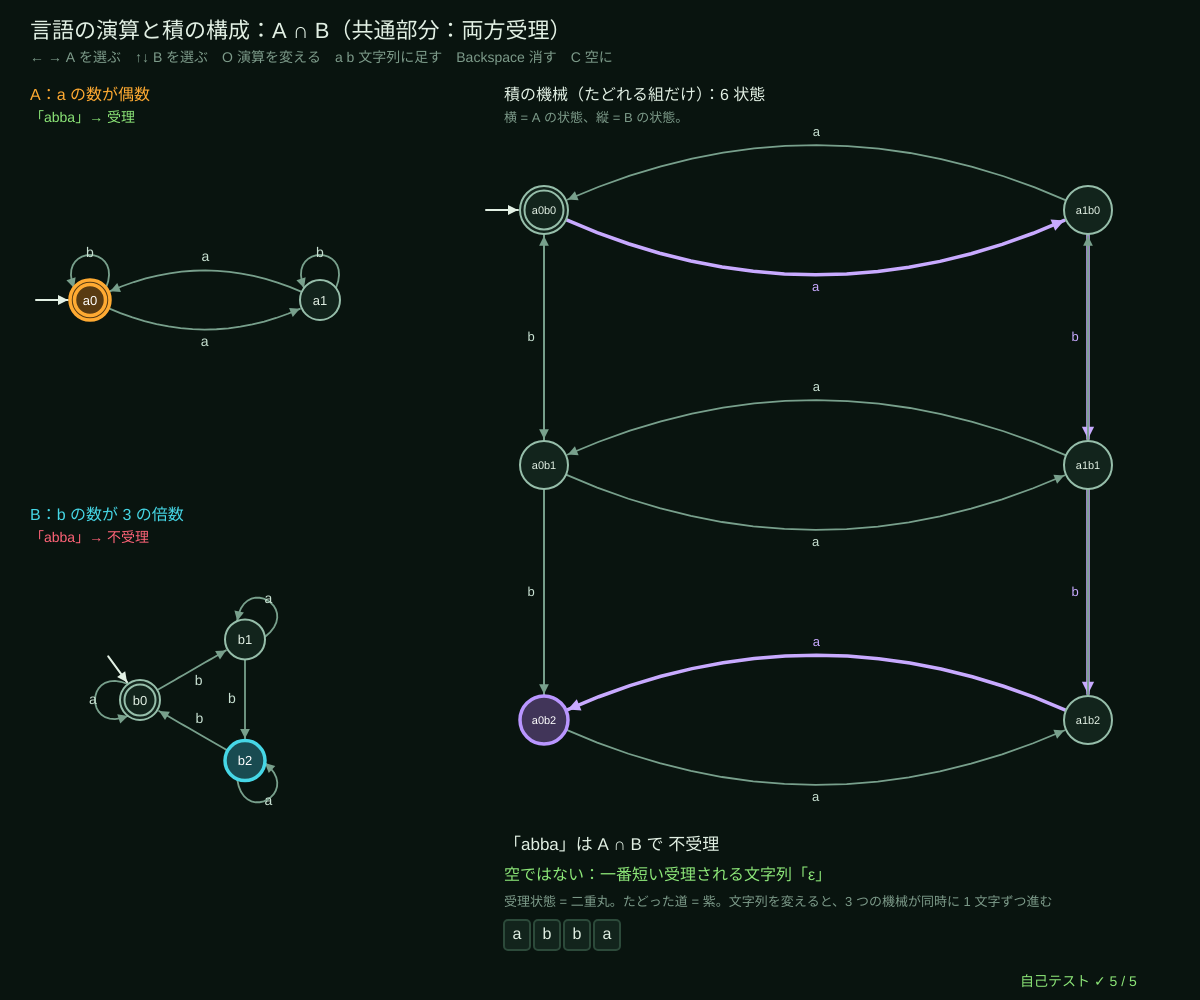
Frame 1 (no input)
Frame 60 (no input): identical to frame 1, image omitted
Frame 120 (the mouse pressed at the canvas centre since frame 60): identical to frame 1, image omitted

The p5.js sketch that drew this single still picture (run headless with seeded random() and noise() and a simulated clock; from frame 60 on, the mouse is pressed at the canvas centre):

// p5.js sketch
// ── sketch.js
// ============================================
// 05 言語の演算 ─ 2 つの DFA を同時に動かす「積の構成」
// 状態 = (A の状態, B の状態) の組。1 文字読むと両方が同時に進む。受理の決め方だけを変えれば
// 共通部分（両方受理）・和集合（どちらか）・差（A だけ）・対称差（片方だけ）ができる。補集合は受理を反転（先に行き止まりを埋める）。
// 受理状態まで幅優先探索でたどれなければ「空言語」。たどれたら、一番短い受理される文字列が見つかる
// ← → A を選ぶ / ↑↓ B を選ぶ / O 演算を変える / a b 文字列に足す / Backspace 消す / C 文字列を空に
// ============================================

const OPS = [['and', 'A ∩ B（共通部分：両方受理）'], ['or', 'A ∪ B（和集合：どちらか受理）'], ['diff', 'A − B（A だけ受理）'], ['xor', 'A △ B（片方だけ受理）'], ['not', '¬A（A の補集合）']];
let LIB = [], ia = 0, ib = 1, op = 0, word = 'abba', prod = null, posA, posB, posP, witness = null;

function setup() {
  createCanvas(windowWidth, windowHeight);
  LIB = buildLibrary();
  selfTest();
  rebuild();
}
function windowResized() { resizeCanvas(windowWidth, windowHeight); rebuild(); }
// ★ 部品の DFA（記号 a, b）。5 番は「行き止まり」がある（b から始まると不受理）
function buildLibrary() {
  let d = (name, tr, acc) => ({ name, n: tr.length, alpha: ['a', 'b'], tr, start: 0, acc });
  return [
    d('a の数が偶数', [{ a: 1, b: 0 }, { a: 0, b: 1 }], [true, false]),
    d('b の数が 3 の倍数', [{ a: 0, b: 1 }, { a: 1, b: 2 }, { a: 2, b: 0 }], [true, false, false]),
    d('ab を含む', [{ a: 1, b: 0 }, { a: 1, b: 2 }, { a: 2, b: 2 }], [false, false, true]),
    d('b で終わる', [{ a: 0, b: 1 }, { a: 0, b: 1 }], [false, true]),
    d('長さが偶数', [{ a: 1, b: 1 }, { a: 0, b: 0 }], [true, false]),
    d('a で始まる', [{ a: 1 }, { a: 1, b: 1 }], [false, true]),
  ];
}
function preds() { return [(s) => s.split('a').length % 2 === 1, (s) => (s.split('b').length - 1) % 3 === 0, (s) => s.indexOf('ab') >= 0, (s) => s.endsWith('b'), (s) => s.length % 2 === 0, (s) => s[0] === 'a']; }
function makeResult(A, B, o) { return o === 'not' ? complementDfa(A) : productDfa(A, B, o); }
function rebuild() {
  let A = LIB[ia], B = LIB[ib], o = OPS[op][0];
  prod = makeResult(A, B, o);
  witness = dfaShortestAccepted(prod);
  let lw = width * 0.3;
  posA = A.n === 2 ? [{ x: 90, y: height * 0.3 }, { x: lw - 40, y: height * 0.3 }] : circleLayout(A.n, lw / 2 + 30, height * 0.3, 70, Math.PI);
  posB = B.n === 2 ? [{ x: 90, y: height * 0.7 }, { x: lw - 40, y: height * 0.7 }] : circleLayout(B.n, lw / 2 + 30, height * 0.7, 70, Math.PI);
  let gx = width * 0.42, gy = 190, gw = width * 0.52, gh = height - 450;
  if (o === 'not') posP = prod.n <= 2 ? [{ x: gx + 80, y: gy + gh / 2 }, { x: gx + gw - 80, y: gy + gh / 2 }] : circleLayout(prod.n, gx + gw / 2, gy + gh / 2, Math.min(gw, gh) * 0.35, Math.PI);
  else { let na = prod.left.n, nb = prod.right.n;          // 組 (p, q) を格子の (列 p, 行 q) に置く
    posP = prod.pairs.map(([p, q]) => ({ x: gx + 40 + (na > 1 ? (p / (na - 1)) * (gw - 80) : gw / 2), y: gy + 20 + (nb > 1 ? (q / (nb - 1)) * (gh - 40) : gh / 2), loop: q === 0 ? -Math.PI / 2 : Math.PI / 2 })); }
}

function draw() {
  background(...BG);
  hudTitle('言語の演算と積の構成：' + OPS[op][1], '← → A を選ぶ　↑↓ B を選ぶ　O 演算を変える　a b 文字列に足す　Backspace 消す　C 空に');
  let A = LIB[ia], B = LIB[ib], o = OPS[op][0];
  let ta = dfaTrace(A, word), tb = dfaTrace(B, word), tp = dfaTrace(prod, word);
  let fa = ta[ta.length - 1], fb = tb[tb.length - 1], fp = tp[tp.length - 1];
  // ---- A と B
  let one = (m, pos, tr, f, lab, y, col) => {
    noStroke(); fill(...col); textSize(16); textAlign(LEFT, BASELINE); text(lab + '：' + m.name, 30, y);
    let hi = {}; if (f >= 0) hi[f] = col;
    drawMachine(m, pos, { r: 20, hi, names: m.acc.map((_, i) => lab.toLowerCase() + i), nameSize: 13 });
    textAlign(LEFT, BASELINE); fill(...(f >= 0 && m.acc[f] ? LIME : ROSE)); textSize(14);
    text('「' + word + '」→ ' + (f >= 0 && m.acc[f] ? '受理' : f < 0 ? '行き止まり（不受理）' : '不受理'), 30, y + 22);
  };
  one(A, posA, ta, fa, 'A', 100, AMBER);
  if (o !== 'not') one(B, posB, tb, fb, 'B', height * 0.5 + 20, CYAN);
  // ---- 積の機械
  let gx = width * 0.42;
  noStroke(); fill(...INK); textSize(16); textAlign(LEFT, BASELINE);
  text((o === 'not' ? '補集合（行き止まりを「ごみ箱」状態で埋めてから受理を反転）：' : '積の機械（たどれる組だけ）：') + prod.n + ' 状態', gx, 100);
  if (o !== 'not') { fill(...DIMC); textSize(13); text('横 = A の状態、縦 = B の状態。' + (prod.left.n > A.n ? 'A の右端 = ごみ箱。' : '') + (prod.right.n > B.n ? 'B の下端 = ごみ箱。' : ''), gx, 122); }
  let hi = {}; if (fp >= 0) hi[fp] = VIOLET;
  let names = o === 'not' ? prod.acc.map((_, i) => (i < A.n ? 'a' + i : '×')) : prod.pairs.map(([p, q]) => (p < A.n ? 'a' + p : '×') + (q < B.n ? 'b' + q : '×'));
  drawMachine(prod, posP, { r: 24, hi, names, nameSize: 11, labelSize: 13,
    edgeHi: (e) => { for (let i = 1; i < tp.length; i++) if (tp[i - 1] === e.from && tp[i] === e.to) return [200, 170, 255]; return null; } });
  // ---- 結果
  let ry = height - 150;
  textAlign(LEFT, BASELINE); fill(...INK); textSize(17);
  text('「' + word + '」は ' + OPS[op][1].split('（')[0] + ' で ' + (prod.acc[fp] ? '受理' : '不受理'), gx, ry);
  fill(...(witness === null ? ROSE : LIME)); textSize(16);
  text(witness === null ? '空言語：受理状態にたどり着けない（どんな文字列も受理しない）' : '空ではない：一番短い受理される文字列「' + (witness === '' ? 'ε' : witness) + '」', gx, ry + 30);
  fill(...DIMC); textSize(13);
  text('受理状態 = 二重丸。たどった道 = 紫。文字列を変えると、3 つの機械が同時に 1 文字ずつ進む', gx, ry + 56);
  // 入力
  for (let i = 0; i < word.length; i++) { stroke(...WIRE); fill(...PANEL); rect(gx + i * 30, ry + 70, 26, 30, 4); noStroke(); fill(...INK); textAlign(CENTER, CENTER); textSize(16); text(word[i], gx + i * 30 + 13, ry + 85); }
  drawSelfTest(width - 180, height - 14);
}

function keyPressed() {
  if (key === 'a' || key === 'b') word = typeInto(word, key, 'ab', 16);
  if (key === 'Backspace') word = word.slice(0, -1);
  if (key === 'c' || key === 'C') word = '';
  if (key === LEFT_ARROW) ia = (ia + LIB.length - 1) % LIB.length;
  if (key === RIGHT_ARROW) ia = (ia + 1) % LIB.length;
  if (key === UP_ARROW) ib = (ib + LIB.length - 1) % LIB.length;
  if (key === DOWN_ARROW) ib = (ib + 1) % LIB.length;
  if (key === 'o' || key === 'O') op = (op + 1) % OPS.length;
  rebuild();
  return false;
}

// ---- 自己テスト
function selfTest() {
  selfTestResults = [];
  let lib = buildLibrary(), pr = preds(), words = allStrings(['a', 'b'], 8), okP = true, okLib = true, okC = true, okE = true;
  lib.forEach((d, i) => { if (!words.every((s) => dfaAccepts(d, s) === pr[i](s))) okLib = false; });
  check('部品の DFA 6 個が、それぞれの説明どおりの言語（長さ 8 までの全部 511 個）', okLib);
  let f = { and: (x, y) => x && y, or: (x, y) => x || y, diff: (x, y) => x && !y, xor: (x, y) => x !== y };
  for (let i = 0; i < lib.length; i++) for (let j = 0; j < lib.length; j++) for (let o in f) {
    let p = productDfa(lib[i], lib[j], o);
    for (let s of words) if (dfaAccepts(p, s) !== f[o](dfaAccepts(lib[i], s), dfaAccepts(lib[j], s))) { okP = false; break; }
  }
  check('積の構成：6 × 6 の組 × 4 演算（∩ ∪ − △）で、受理 = A と B の答えの組み合わせ（長さ 8 まで全部）', okP);
  for (let d of lib) { let c = complementDfa(d); if (!words.every((s) => dfaAccepts(c, s) === !dfaAccepts(d, s))) okC = false; }
  let cs = completeDfa(lib[5]);
  check('補集合：受理と不受理がちょうど入れかわる。「a で始まる」は行き止まりを埋めて 2 → 3 状態', okC && cs.n === 3 && words.every((s) => dfaAccepts(cs, s) === dfaAccepts(lib[5], s)));
  for (let d of lib) { if (dfaShortestAccepted(productDfa(d, complementDfa(d), 'and')) !== null) okE = false; if (dfaShortestAccepted(productDfa(d, complementDfa(d), 'or')) !== '') okE = false; }
  check('空言語の判定：A ∩ ¬A はいつも空、A ∪ ¬A の一番短い文字列は ε', okE);
  let p6 = productDfa(lib[0], lib[1], 'and'), wt = dfaShortestAccepted(productDfa(lib[2], lib[3], 'and'));
  check('「a が偶数 かつ b が 3 の倍数」は 2 × 3 = 6 状態、「ab を含む かつ b で終わる」の一番短い例は「ab」', p6.n === 6 && wt === 'ab');
  reportSelfTest();
}

// ---------- やってみよう ----------
// 1. A =「a の数が偶数」、B =「b の数が 3 の倍数」で ∩ ∪ − △ を順に。状態は同じ 6 個で、二重丸だけが変わることを確かめよう
// 2. A =「ab を含む」、B =「b で終わる」の差 A − B の一番短い例は？ 手で考えてから確かめよう
// 3. 「a で始まる」の補集合で、行き止まりが「ごみ箱」状態（×）になって受理に変わるのを見よう
// 4. 01 の DFA 設計の課題「a が偶数 かつ b が奇数」を、この積で作ってから 01 で描き写そう
// 5. 2 つの DFA が同じ言語かどうかは、対称差 △ が空かどうかでわかる（03 の最小化の答え合わせと同じ）

// ==================================================
// ここから下は「オートマトンの道具」（中身は読まなくても OK。消さないでね）
// ==================================================
// ---- 色と小さな道具
const BG = [9, 20, 15];                 // 背景（回路基板の黒緑）
const INK = [226, 240, 228];            // 文字（蛍光の白）
const AMBER = [255, 170, 50], CYAN = [70, 215, 230], LIME = [140, 230, 120], ROSE = [255, 100, 120], VIOLET = [185, 150, 255];
const DIMC = [125, 155, 138], PANEL = [18, 36, 28], WIRE = [44, 74, 58];
function clampv(v, a, b) { return v < a ? a : v > b ? b : v !== v ? a : v; }     // NaN なら a に戻す
function fmtN(v, d) { if (typeof v !== 'number' || v !== v) return '?'; return v.toFixed(d === undefined ? 2 : d); }
function hudTitle(t, sub) {              // 左上のタイトルと操作の説明
  noStroke(); fill(...INK); textSize(22); textAlign(LEFT, BASELINE); text(t, 30, 38);
  fill(...DIMC); textSize(14); textLeading(19); text(sub, 30, 62);
}
function typeInto(s, ch, allowed, maxLen) {   // 文字の入力：allowed に入っている 1 文字だけ足す（長さの上限つき）
  if (typeof ch !== 'string' || ch.length !== 1 || allowed.indexOf(ch) < 0) return s;
  return s.length < (maxLen || 40) ? s + ch : s;
}
// ---- 種つきの乱数（同じ種なら毎回同じ列 → 実験をくり返せる）
let rngState = 1;
function seedRng(s) { rngState = (s >>> 0) || 1; }
function rnd() {                       // 0〜1 の一様乱数（mulberry32）
  rngState = (rngState + 0x6d2b79f5) >>> 0;
  let t = rngState;
  t = Math.imul(t ^ (t >>> 15), t | 1);
  t ^= t + Math.imul(t ^ (t >>> 7), t | 61);
  return ((t ^ (t >>> 14)) >>> 0) / 4294967296;
}
function rndInt(a, b) { return a + Math.floor(rnd() * (b - a + 1)); }
function rndPick(arr) { return arr[Math.floor(rnd() * arr.length)]; }
function rndString(alpha, len) { let s = ''; for (let i = 0; i < len; i++) s += alpha[Math.floor(rnd() * alpha.length)]; return s; }
// ---- 有限オートマトンの道具
// DFA = { n: 状態の数, alpha: ['a','b'], tr: [{a: 1, b: 0}, ...], start: 0, acc: [true/false...] }
//   tr[q][c] がない = 「行き止まり」（そこで不受理が決まる）
// NFA = { n, alpha, tr: [{a: [1, 2], '': [3]}, ...], start, acc }  ('' が ε 遷移)
function dfaNext(d, q, c) { if (q < 0 || !d.tr[q]) return -1; let t = d.tr[q][c]; return t === undefined || t < 0 || t >= d.n ? -1 : t; }
function dfaTrace(d, s) {               // たどった状態の列（-1 = 行き止まり）
  let q = d.start, out = [q];
  for (let c of s) { q = dfaNext(d, q, c); out.push(q); }
  return out;
}
function dfaAccepts(d, s) { let q = d.start; for (let c of s) { q = dfaNext(d, q, c); if (q < 0) return false; } return q >= 0 && !!d.acc[q]; }
function copyDfa(d) { return { n: d.n, alpha: d.alpha.slice(), tr: d.tr.map((m) => Object.assign({}, m)), start: d.start, acc: d.acc.slice() }; }
function completeDfa(d) {               // 行き止まりを「ごみ箱」状態にまとめて、全部の遷移をそろえる
  let e = copyDfa(d), sink = -1;
  for (let q = 0; q < e.n; q++) for (let c of e.alpha) if (dfaNext(e, q, c) < 0) {
    if (sink < 0) { sink = e.n++; e.tr.push({}); e.acc.push(false); for (let cc of e.alpha) e.tr[sink][cc] = sink; }
    e.tr[q][c] = sink;
  }
  e.sink = sink;
  return e;
}
function complementDfa(d) { let e = completeDfa(d); e.acc = e.acc.map((v) => !v); return e; }   // 受理と不受理を入れかえる
function productDfa(A, B, op) {         // 積の構成：状態 = (A の状態, B の状態) の組。たどれる組だけ作る
  let a = completeDfa(A), b = completeDfa(B), alpha = a.alpha.filter((c) => b.alpha.indexOf(c) >= 0);
  let id = new Map(), pairs = [], tr = [], queue = [];
  let get = (p, q) => { let k = p * 1000 + q; if (!id.has(k)) { id.set(k, pairs.length); pairs.push([p, q]); tr.push({}); queue.push(k); } return id.get(k); };
  get(a.start, b.start);
  for (let h = 0; h < queue.length; h++) {
    let [p, q] = pairs[h];
    for (let c of alpha) tr[h][c] = get(a.tr[p][c], b.tr[q][c]);
  }
  let f = { and: (x, y) => x && y, or: (x, y) => x || y, diff: (x, y) => x && !y, xor: (x, y) => x !== y }[op];
  return { n: pairs.length, alpha, tr, start: 0, acc: pairs.map(([p, q]) => f(!!a.acc[p], !!b.acc[q])), pairs, left: a, right: b };
}
function dfaShortestAccepted(d) {       // 幅優先探索：受理状態までの一番短い文字列（なければ null = 空言語）
  let prev = new Array(d.n).fill(null), seen = new Array(d.n).fill(false), queue = [d.start];
  seen[d.start] = true;
  for (let h = 0; h < queue.length; h++) {
    let q = queue[h];
    if (d.acc[q]) { let s = ''; while (prev[q]) { s = prev[q][1] + s; q = prev[q][0]; } return s; }
    for (let c of d.alpha) { let t = dfaNext(d, q, c); if (t >= 0 && !seen[t]) { seen[t] = true; prev[t] = [q, c]; queue.push(t); } }
  }
  return null;
}
function dfaEquivalent(A, B) { return dfaShortestAccepted(productDfa(A, B, 'xor')); }   // null なら同じ言語、そうでなければ反例
function reachableDfa(d) {              // スタートからたどれない状態を消す
  let order = [d.start], idx = new Map([[d.start, 0]]);
  for (let h = 0; h < order.length; h++) for (let c of d.alpha) { let t = dfaNext(d, order[h], c); if (t >= 0 && !idx.has(t)) { idx.set(t, order.length); order.push(t); } }
  let tr = order.map((q) => { let m = {}; for (let c of d.alpha) { let t = dfaNext(d, q, c); if (t >= 0) m[c] = idx.get(t); } return m; });
  return { n: order.length, alpha: d.alpha.slice(), tr, start: 0, acc: order.map((q) => !!d.acc[q]), old: order };
}
function minimizeMoore(d) {             // ムーアの分割の精密化：「区別できない状態」を同じブロックに
  let e = reachableDfa(completeDfa(d));
  let blk = e.acc.map((v) => (v ? 1 : 0)), rounds = [];
  let renum = (keys) => { let m = new Map(); return keys.map((k) => { if (!m.has(k)) m.set(k, m.size); return m.get(k); }); };
  blk = renum(blk); rounds.push(blk.slice());
  for (;;) {
    let keys = blk.map((b, q) => b + '|' + e.alpha.map((c) => blk[e.tr[q][c]]).join(','));
    let nb = renum(keys), cnt = new Set(nb).size;
    if (cnt === new Set(blk).size) break;
    blk = nb; rounds.push(blk.slice());
  }
  let k = new Set(blk).size, tr = [], acc = [];
  for (let b = 0; b < k; b++) { tr.push({}); acc.push(false); }
  for (let q = 0; q < e.n; q++) { acc[blk[q]] = !!e.acc[q]; for (let c of e.alpha) tr[blk[q]][c] = blk[e.tr[q][c]]; }
  return { work: e, rounds, blockOf: blk, min: { n: k, alpha: e.alpha.slice(), tr, start: blk[e.start], acc } };
}
function allStrings(alpha, maxLen) {    // 長さ 0〜maxLen の文字列を全部
  let out = [''], layer = [''];
  for (let L = 1; L <= maxLen; L++) { let nx = []; for (let s of layer) for (let c of alpha) nx.push(s + c); out.push(...nx); layer = nx; }
  return out;
}
function epsClosure(nfa, states) {      // ε 遷移だけでたどれる状態を全部足す
  let seen = new Set(states), todo = [...states];
  while (todo.length) { let q = todo.pop(); for (let t of (nfa.tr[q] && nfa.tr[q]['']) || []) if (!seen.has(t)) { seen.add(t); todo.push(t); } }
  return [...seen].sort((x, y) => x - y);
}
function nfaMove(nfa, set, c) { let out = new Set(); for (let q of set) for (let t of (nfa.tr[q] && nfa.tr[q][c]) || []) out.add(t); return epsClosure(nfa, [...out]); }
function nfaTrace(nfa, s) { let cur = epsClosure(nfa, [nfa.start]), out = [cur]; for (let c of s) { cur = nfaMove(nfa, cur, c); out.push(cur); } return out; }
function nfaAccepts(nfa, s) { let cur = epsClosure(nfa, [nfa.start]); for (let c of s) { cur = nfaMove(nfa, cur, c); if (!cur.length) return false; } return cur.some((q) => nfa.acc[q]); }
function subsetConstruct(nfa, maxStates) {   // 部分集合構成：DFA の 1 状態 = NFA の状態の集合（たどれる集合だけ）
  let first = epsClosure(nfa, [nfa.start]), sets = [first], id = new Map([[first.join(','), 0]]), rows = [], tr = [];
  for (let h = 0; h < sets.length && sets.length <= (maxStates || 4096); h++) {
    let row = { from: h, to: {} }; tr.push({});
    for (let c of nfa.alpha) {
      let t = nfaMove(nfa, sets[h], c), k = t.join(',');
      if (!id.has(k)) { id.set(k, sets.length); sets.push(t); }
      row.to[c] = id.get(k); tr[h][c] = id.get(k);
    }
    rows.push(row);
  }
  return { sets, rows, dfa: { n: sets.length, alpha: nfa.alpha.slice(), tr, start: 0, acc: sets.map((st) => st.some((q) => nfa.acc[q])) } };
}
function setName(st) { return '{' + st.join(',') + '}'; }
// ---- 状態遷移図を描く道具（円 = 状態、二重丸 = 受理、矢印 = 遷移。曲線は折れ線で描く）
function bezPts(x0, y0, cx, cy, x1, y1, n) {   // 2 次ベジェ曲線 → 折れ線の点
  let out = [];
  for (let i = 0; i <= n; i++) { let t = i / n, u = 1 - t; out.push([u * u * x0 + 2 * u * t * cx + t * t * x1, u * u * y0 + 2 * u * t * cy + t * t * y1]); }
  return out;
}
function cubicPts(p0, p1, p2, p3, n) {          // 3 次ベジェ曲線 → 折れ線の点（自己ループ用）
  let out = [];
  for (let i = 0; i <= n; i++) { let t = i / n, u = 1 - t, a = u * u * u, b = 3 * u * u * t, c = 3 * u * t * t, d = t * t * t;
    out.push([a * p0[0] + b * p1[0] + c * p2[0] + d * p3[0], a * p0[1] + b * p1[1] + c * p2[1] + d * p3[1]]); }
  return out;
}
function arrowLine(pts, col, w, dashed) {      // 折れ線 + 先の三角
  if (!pts || pts.length < 2) return;
  noFill(); stroke(...col); strokeWeight(w || 2);
  if (dashed) { for (let i = 0; i + 1 < pts.length; i += 2) line(pts[i][0], pts[i][1], pts[i + 1][0], pts[i + 1][1]); }
  else { beginShape(); for (let p of pts) vertex(p[0], p[1]); endShape(); }
  let [x1, y1] = pts[pts.length - 1], [x0, y0] = pts[pts.length - 2], L = Math.hypot(x1 - x0, y1 - y0) || 1, ux = (x1 - x0) / L, uy = (y1 - y0) / L, s = 7 + (w || 2) * 1.5;
  noStroke(); fill(...col);
  triangle(x1, y1, x1 - ux * s - uy * s * 0.5, y1 - uy * s + ux * s * 0.5, x1 - ux * s + uy * s * 0.5, y1 - uy * s - ux * s * 0.5);
}
function edgeList(m) {                  // DFA / NFA → 辺のリスト [{from, to, label}]（同じ向きの辺はラベルをまとめる）
  let map = new Map();
  for (let q = 0; q < m.n; q++) for (let c in m.tr[q] || {}) {
    let ts = m.tr[q][c]; ts = Array.isArray(ts) ? ts : [ts];
    for (let t of ts) { if (t < 0 || t >= m.n) continue; let k = q + '>' + t; if (!map.has(k)) map.set(k, { from: q, to: t, syms: [] }); map.get(k).syms.push(c === '' ? 'ε' : c); }
  }
  return [...map.values()].map((e) => ({ from: e.from, to: e.to, label: e.syms.sort().join(','), syms: e.syms }));
}
function edgeGeometry(e, pos, r, both) {        // 1 本の辺の折れ線の点とラベルの位置
  let a = pos[e.from], b = pos[e.to];
  if (e.from === e.to) {                        // 自己ループ：中心から外向き（または上）に輪
    let ang = a.loop !== undefined ? a.loop : -Math.PI / 2, ux = Math.cos(ang), uy = Math.sin(ang), px = -uy, py = ux;
    let s0 = [a.x + (ux * 0.6 + px * 0.8) * r, a.y + (uy * 0.6 + py * 0.8) * r], s1 = [a.x + (ux * 0.6 - px * 0.8) * r, a.y + (uy * 0.6 - py * 0.8) * r];
    let pts = cubicPts(s0, [s0[0] + (ux * 2.2 + px * 0.9) * r, s0[1] + (uy * 2.2 + py * 0.9) * r], [s1[0] + (ux * 2.2 - px * 0.9) * r, s1[1] + (uy * 2.2 - py * 0.9) * r], s1, 18);
    return { pts, lx: a.x + ux * 2.35 * r, ly: a.y + uy * 2.35 * r };
  }
  let dx = b.x - a.x, dy = b.y - a.y, L = Math.hypot(dx, dy) || 1, ux = dx / L, uy = dy / L, bend = both ? 0.22 * L : (e.bend || 0) * L;
  let mx = (a.x + b.x) / 2 - uy * bend, my = (a.y + b.y) / 2 + ux * bend;
  let d0x = mx - a.x, d0y = my - a.y, l0 = Math.hypot(d0x, d0y) || 1, d1x = mx - b.x, d1y = my - b.y, l1 = Math.hypot(d1x, d1y) || 1;
  let pts = bezPts(a.x + (d0x / l0) * r, a.y + (d0y / l0) * r, mx, my, b.x + (d1x / l1) * (r + 2), b.y + (d1y / l1) * (r + 2), 16);
  let mid = pts[8];
  return { pts, lx: mid[0] - uy * 13, ly: mid[1] + ux * 13 };
}
// m = DFA/NFA、pos = [{x, y, loop?}]、opt = { r, names, hi: {状態: 色}, edgeHi: (e) => 色 or null, start: true, labelSize }
function drawMachine(m, pos, opt) {
  opt = opt || {};
  let r = opt.r || 22, edges = opt.edges || edgeList(m), has = new Set(edges.map((e) => e.from + '>' + e.to));
  textAlign(CENTER, CENTER);
  for (let e of edges) {
    if (!pos[e.from] || !pos[e.to]) continue;
    let g = edgeGeometry(e, pos, r, e.from !== e.to && has.has(e.to + '>' + e.from));
    let hc = opt.edgeHi ? opt.edgeHi(e) : null;
    arrowLine(g.pts, hc || opt.edgeCol || [120, 160, 140], hc ? 3.5 : 1.8, e.label === 'ε' && !hc);
    if (opt.labels !== false || hc) { noStroke(); fill(...(hc || opt.labelCol || [200, 225, 210])); textSize(opt.labelSize || 14); text(e.label, g.lx, g.ly); }
  }
  if (opt.start !== false && pos[m.start]) {   // 開始の矢印（左から）
    let p = pos[m.start], sa = opt.startAng !== undefined ? opt.startAng : p.loop !== undefined && Math.cos(p.loop) < -0.5 ? -2.2 : Math.PI;
    let ux = Math.cos(sa), uy = Math.sin(sa);   // 自己ループと重ならない向きから
    arrowLine([[p.x + ux * (r + 34), p.y + uy * (r + 34)], [p.x + ux * (r + 2), p.y + uy * (r + 2)]], opt.startCol || INK, 2);
  }
  for (let q = 0; q < m.n; q++) {
    let p = pos[q]; if (!p) continue;
    let hc = opt.hi && opt.hi[q];
    stroke(...(hc || [150, 190, 170])); strokeWeight(hc ? 3.5 : 2); fill(...(hc ? hc.map((v) => v * 0.35) : PANEL));
    circle(p.x, p.y, 2 * r);
    if (m.acc[q]) { noFill(); circle(p.x, p.y, 2 * r - 9); }
    noStroke(); fill(...(hc ? [255, 255, 255] : INK)); textSize(opt.nameSize || Math.min(16, r * 0.75));
    text(opt.names ? opt.names[q] : 'q' + q, p.x, p.y + 1);
  }
}
function circleLayout(n, cx, cy, rad, a0) {    // 円の上に並べる（自己ループは外向き）
  let out = [];
  for (let i = 0; i < n; i++) { let a = (a0 === undefined ? Math.PI : a0) + (2 * Math.PI * i) / Math.max(1, n); out.push({ x: cx + rad * Math.cos(a), y: cy + rad * Math.sin(a), loop: a }); }
  return out;
}
function layerLayout(m, x, y, w, h) {          // スタートからの距離（幅優先）で左 → 右に並べる
  let depth = new Array(m.n).fill(-1), order = [m.start]; depth[m.start] = 0;
  for (let i = 0; i < order.length; i++) for (let e of edgeList(m)) if (e.from === order[i] && depth[e.to] < 0) { depth[e.to] = depth[order[i]] + 1; order.push(e.to); }
  let maxD = Math.max(0, ...depth); for (let q = 0; q < m.n; q++) if (depth[q] < 0) { depth[q] = maxD + 1; order.push(q); }
  maxD = Math.max(...depth);
  let cols = []; for (let q of order) (cols[depth[q]] = cols[depth[q]] || []).push(q);
  let pos = [];
  cols.forEach((col, d) => col.forEach((q, k) => { pos[q] = { x: x + (maxD ? (d / maxD) * w : w / 2), y: y + ((k + 1) / (col.length + 1)) * h, loop: -Math.PI / 2 }; }));
  return pos;
}
function hitState(pos, x, y, r) { for (let q = pos.length - 1; q >= 0; q--) if (pos[q] && Math.hypot(pos[q].x - x, pos[q].y - y) < r) return q; return -1; }
// ---- 自己テストの道具
let selfTestResults = [];
function check(name, cond) { selfTestResults.push({ name, ok: !!cond }); }
function reportSelfTest() { for (let r of selfTestResults) (r.ok ? console.log : console.error)((r.ok ? '✓ ' : '✗ ') + r.name); }
function selfTestLine() { let n = selfTestResults.filter((r) => r.ok).length; return '自己テスト ' + (n === selfTestResults.length ? '✓ ' : '✗ ') + n + ' / ' + selfTestResults.length; }
function drawSelfTest(x, y) { noStroke(); fill(...(selfTestResults.every((r) => r.ok) ? LIME : ROSE)); textSize(14); textAlign(LEFT, BASELINE); text(selfTestLine(), x, y); }
